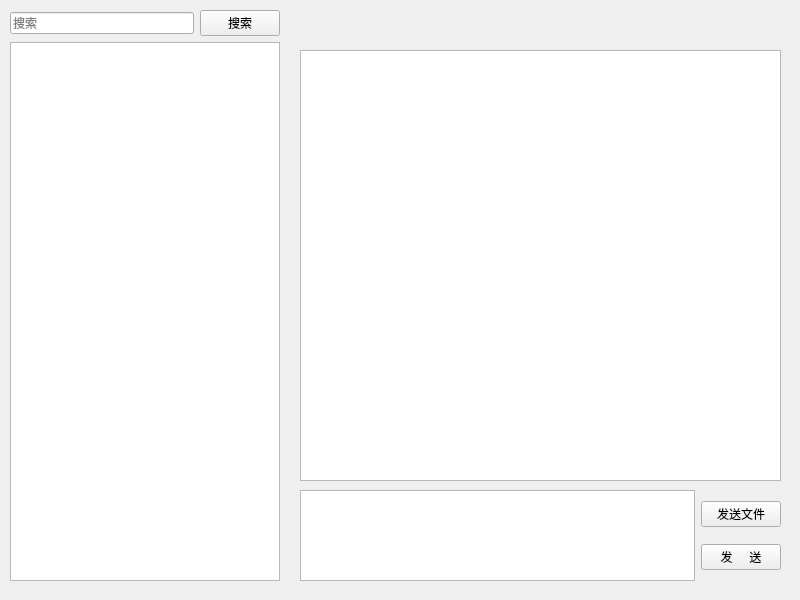
<?xml version="1.0" encoding="UTF-8"?>
<ui version="4.0">
 <class>WaveClient</class>
 <widget class="QWidget" name="WaveClient">
  <property name="geometry">
   <rect>
    <x>0</x>
    <y>0</y>
    <width>800</width>
    <height>600</height>
   </rect>
  </property>
  <property name="windowTitle">
   <string>WaveClient</string>
  </property>
  <widget class="QTextBrowser" name="textHistory">
   <property name="geometry">
    <rect>
     <x>300</x>
     <y>50</y>
     <width>481</width>
     <height>431</height>
    </rect>
   </property>
  </widget>
  <widget class="QWidget" name="">
   <property name="geometry">
    <rect>
     <x>10</x>
     <y>10</y>
     <width>270</width>
     <height>571</height>
    </rect>
   </property>
   <layout class="QVBoxLayout" name="verticalLayout">
    <item>
     <layout class="QHBoxLayout" name="horizontalLayout">
      <item>
       <widget class="QLineEdit" name="lineSearch">
        <property name="placeholderText">
         <string>搜索</string>
        </property>
       </widget>
      </item>
      <item>
       <widget class="QPushButton" name="btnSearch">
        <property name="text">
         <string>搜索</string>
        </property>
       </widget>
      </item>
     </layout>
    </item>
    <item>
     <widget class="QTableView" name="tableFriend">
      <property name="selectionMode">
       <enum>QAbstractItemView::SingleSelection</enum>
      </property>
      <property name="selectionBehavior">
       <enum>QAbstractItemView::SelectRows</enum>
      </property>
      <property name="showGrid">
       <bool>false</bool>
      </property>
      <attribute name="horizontalHeaderVisible">
       <bool>false</bool>
      </attribute>
      <attribute name="horizontalHeaderDefaultSectionSize">
       <number>250</number>
      </attribute>
      <attribute name="verticalHeaderVisible">
       <bool>false</bool>
      </attribute>
     </widget>
    </item>
   </layout>
  </widget>
  <widget class="QWidget" name="">
   <property name="geometry">
    <rect>
     <x>300</x>
     <y>490</y>
     <width>481</width>
     <height>91</height>
    </rect>
   </property>
   <layout class="QHBoxLayout" name="horizontalLayout_2">
    <item>
     <widget class="QTextEdit" name="textMsg"/>
    </item>
    <item>
     <layout class="QVBoxLayout" name="verticalLayout_2">
      <item>
       <widget class="QPushButton" name="btnSendFile">
        <property name="text">
         <string>发送文件</string>
        </property>
        <property name="flat">
         <bool>false</bool>
        </property>
       </widget>
      </item>
      <item>
       <widget class="QPushButton" name="btnSendMsg">
        <property name="text">
         <string>发     送</string>
        </property>
       </widget>
      </item>
     </layout>
    </item>
   </layout>
  </widget>
 </widget>
 <resources/>
 <connections/>
</ui>
